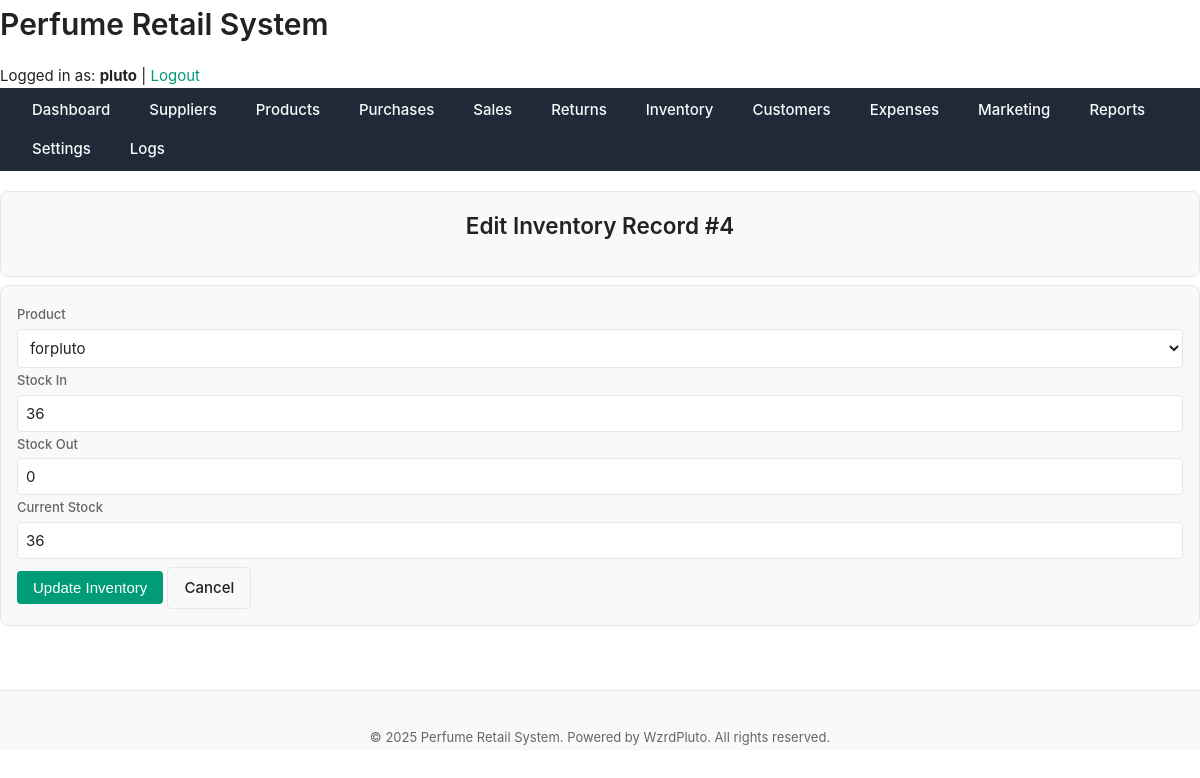
The page /public/inventory/edit.php?id=4 (signed in) on the database its author committed.
### tables this page shows
CREATE TABLE `inventory` (
  `inventory_id` int(11) NOT NULL,
  `product_id` int(11) NOT NULL,
  `stock_in` int(11) DEFAULT 0,
  `stock_out` int(11) DEFAULT 0,
  `current_stock` int(11) GENERATED ALWAYS AS (`stock_in` - `stock_out`) STORED,
  `last_updated` datetime DEFAULT current_timestamp() ON UPDATE current_timestamp()
);

CREATE TABLE `products` (
  `product_id` int(11) NOT NULL,
  `name` varchar(150) NOT NULL,
  `brand` varchar(100) DEFAULT NULL,
  `category` varchar(100) DEFAULT NULL,
  `size_ml` decimal(6,2) DEFAULT NULL,
  `cost_price` decimal(10,2) NOT NULL,
  `retail_price` decimal(10,2) NOT NULL,
  `supplier_id` int(11) DEFAULT NULL,
  `status` enum('active','discontinued') DEFAULT 'active',
  `created_at` datetime DEFAULT current_timestamp(),
  `description` text NOT NULL
);

### includes/functions.php (called while the page is built, shortened)
<?php
function get_all_products(PDO $pdo): array {
    $stmt = $pdo->prepare("
        SELECT p.*, s.name AS supplier_name
        FROM products p
        LEFT JOIN suppliers s ON p.supplier_id = s.supplier_id
        ORDER BY p.created_at DESC
    ");
    $stmt->execute();
    return $stmt->fetchAll(PDO::FETCH_ASSOC);
}
function get_inventory_by_id($pdo, $id) {
    $stmt = $pdo->prepare("
        SELECT i.*, p.name AS product_name
        FROM inventory i
        JOIN products p ON i.product_id = p.product_id
        WHERE i.inventory_id = ?
    ");
    $stmt->execute([$id]);
    return $stmt->fetch(PDO::FETCH_ASSOC);
}

### public/inventory/edit.php (the view, shortened to what this page needs)
<?php
require_once '../../includes/functions.php';
$id = $_GET['id'] ?? null;
$inventory = get_inventory_by_id($pdo, $id);
$products = get_all_products($pdo);
include '../../includes/header.php';
?>
<main class="main-content">
    <div class="card mb-sm" style="display:flex; justify-content:space-between; align-items:center;">
        <h2>Edit Inventory Record #<?= htmlspecialchars($inventory['inventory_id']) ?></h2>
    </div>
    <div class="card">
        <form method="POST" class="form-grid">
            <div class="form-group">
                <label for="product_id">Product</label>
                <select name="product_id" id="product_id" required>
                    <?php foreach ($products as $p): ?>
                        <option value="<?= $p['product_id'] ?>" <?= $inventory['product_id'] == $p['product_id'] ? 'selected' : '' ?>>
                            <?= htmlspecialchars($p['name']) ?>
                        </option>
                    <?php endforeach; ?>
                </select>
            </div>
            <div class="form-group">
                <label for="stock_in">Stock In</label>
                <input type="number" name="stock_in" id="stock_in" min="0" value="<?= (int)$inventory['stock_in'] ?>">
            </div>
            <div class="form-group">
                <label for="stock_out">Stock Out</label>
                <input type="number" name="stock_out" id="stock_out" min="0" value="<?= (int)$inventory['stock_out'] ?>">
            </div>
            <div class="form-group">
                <label for="current_stock">Current Stock</label>
                <input type="number" name="current_stock" id="current_stock" readonly value="<?= (int)$inventory['current_stock'] ?>">
            </div>
            <div class="form-actions mt-sm">
                <button type="submit" class="btn btn-primary">Update Inventory</button>
                <a href="index.php" class="btn btn-secondary">Cancel</a>
            </div>
        </form>
    </div>
</main>
<?php include '../../includes/footer.php'; ?>

### assets/css/layout.css (style rules this page uses)
body { display: flex; min-height: 100vh; flex-direction: column; }

### assets/css/theme.css (style rules this page uses)
:root { --color-bg: #ffffff; --color-surface: #f9f9f9; --color-border: #e6e6e6; --color-text: #222222; --color-text-muted: #666666; --color-primary: #009b77; --color-primary-hover: #008165; --color-danger: #d62828; --color-success: #2d6a4f; --color-warning: #e9c46a; --shadow-light: 0 2px 8px rgba(0, 0, 0, 0.05); --radius-sm: 4px; --radius-md: 8px; --radius-lg: 16px; --font-main: "Inter", "Segoe UI", "Roboto", sans-serif; --font-size-base: 15px; --font-size-sm: 13px; --font-size-lg: 18px; --line-height-base: 1.6; --space-xs: 4px; --space-sm: 8px; --space-md: 16px; --space-lg: 24px; --space-xl: 40px; --transition-fast: 0.15s ease-in-out; --transition-base: 0.25s ease; }
*, *::before, *::after { box-sizing: border-box; margin: 0; padding: 0; }
html, body { font-family: var(--font-main); font-size: var(--font-size-base); line-height: var(--line-height-base); background-color: var(--color-bg); color: var(--color-text); height: 100%; min-height: 100vh; }
a { color: var(--color-primary); text-decoration: none; transition: color var(--transition-fast); }
h1, h2, h3, h4, h5 { color: var(--color-text); margin-bottom: var(--space-md); font-weight: 600; }
.card { background: var(--color-surface); border: 1px solid var(--color-border); border-radius: var(--radius-md); box-shadow: var(--shadow-light); padding: var(--space-lg); margin-bottom: var(--space-lg); }
.btn { display: inline-block; padding: var(--space-sm) var(--space-md); border: none; border-radius: var(--radius-sm); cursor: pointer; transition: background var(--transition-fast); font-size: var(--font-size-base); }
.btn-primary { background: var(--color-primary); color: #fff; }
input, select, textarea { width: 100%; padding: var(--space-sm) var(--space-md); border: 1px solid var(--color-border); border-radius: var(--radius-sm); font-family: var(--font-main); transition: border var(--transition-fast), box-shadow var(--transition-fast); }

### assets/css/components.css (style rules this page uses)
button, .btn { display: inline-flex; align-items: center; justify-content: center; padding: var(--space-sm) var(--space-md); font-size: var(--font-size-base); font-weight: 500; border: none; border-radius: var(--radius-sm); cursor: pointer; transition: background var(--transition-fast), color var(--transition-fast), transform var(--transition-fast); text-decoration: none; }
.btn-primary { background-color: var(--color-primary); color: #fff; }
.btn-secondary { background-color: var(--color-surface); color: var(--color-text); border: 1px solid var(--color-border); }
.card { background-color: var(--color-surface); border: 1px solid var(--color-border); border-radius: var(--radius-md); padding: var(--space-md); box-shadow: var(--shadow-sm); display: flex; flex-direction: column; gap: var(--space-sm); transition: box-shadow var(--transition-base); }
input[type="text"], input[type="number"], input[type="email"], input[type="password"], textarea, select { width: 100%; padding: var(--space-sm); font-size: var(--font-size-base); border: 1px solid var(--color-border); border-radius: var(--radius-sm); background-color: var(--color-bg); color: var(--color-text); transition: border-color var(--transition-fast), box-shadow var(--transition-fast); }
label { font-weight: 500; font-size: var(--font-size-sm); margin-bottom: var(--space-xs); display: inline-block; color: var(--color-text-muted); }
.mt-sm { margin-top: var(--space-sm); }
.mb-sm { margin-bottom: var(--space-sm); }

### rows shown on the page
inventory: inventory_id "4", product_id "forpluto", stock_in "36", stock_out "0", current_stock "36"

### other values the page prints
SITE_NAME "Perfume Retail System"
$_SESSION['username'] "pluto"
